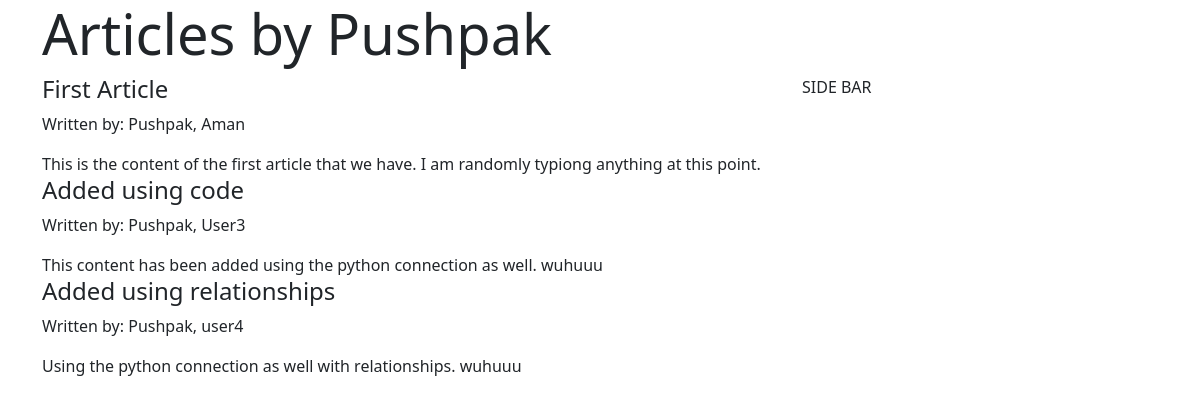
Page /articles_by/Pushpak on the committed database.
### SC2.py (models this page shows)
class ARTICLE(db.Model):
    __tablename__ = 'article'
    article_id = db.Column(db.Integer, primary_key=True, autoincrement=True)
    title = db.Column(db.String)
    content = db.Column(db.String)
    authors_relationship = db.relationship("USER", secondary="authors")

class USER(db.Model):
    __tablename__ = 'user'  # Same table name as in the db
    user_id = db.Column(db.Integer, autoincrement=True, primary_key=True)
    username = db.Column(db.String, unique=True)
    email = db.Column(db.String, unique=True)

### SC2.py (the view)
@app.route('/articles_by/<user_name>', methods=['GET', 'POST'])
def articles_by(user_name):
    articles = ARTICLE.query.filter(ARTICLE.authors_relationship.any(username=user_name))
    return render_template("articles_by_Auth.html", articles=articles, username=user_name)

### templates/articles_by_Auth.html (shortened to what this page needs)
<!DOCTYPE html>
<html lang="en">
<head>
    <link href="https://cdn.jsdelivr.net/npm/bootstrap@5.1.3/dist/css/bootstrap.min.css" rel="stylesheet">
</head>
<body>
        <div class="container">
            <div class="jumbotron">
                <h1 class="display-4">
                    Articles by <strong> {{username}}</strong>
                </h1>
            </div>
        </div>
            <div class="container">
              <div class="row">
                <div class="col-md-8">
                    {% for article in articles %}
                   <div>
                       <h4>{{article.title}}</h4>
                       <p> Written by:
                           {% for auth in article.authors_relationship %}
                       {{auth.username}}{% if not loop.last %},{% endif %}
                           {% endfor %}
                       </p>
                       <div>{{article.content}}</div>
                   </div>
                    {%endfor%}
                </div>
                <div class="col-md-4">
                  SIDE BAR
                </div>
              </div>
            </div>
</body>
</html>

### rows in the picture
ARTICLE: title "First Article", content "This is the content of the first article that we have. I am randomly typiong anything at this point."
USER: username "Pushpak"
USER: username "Aman"
ARTICLE: title "Added using code", content "This content has been added using the python connection as well. wuhuuu"
USER: username "User3"
ARTICLE: title "Added using relationships", content "Using the python connection as well with relationships. wuhuuu"
USER: username "user4"
